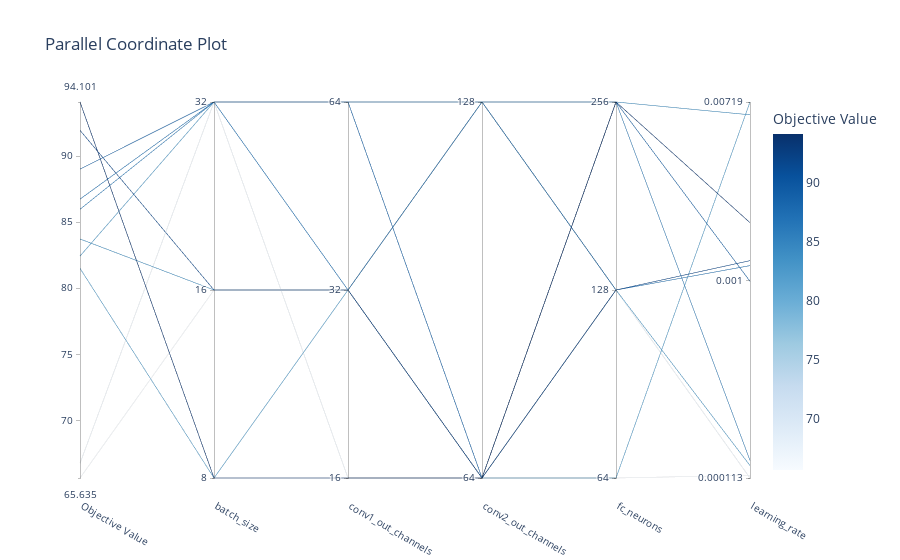

The code cell stored with this chart in its notebook:
### Code cell
fig3 = plot_parallel_coordinate(study)
fig3.show()

### Figure 1 — Plotly figure (JSON) as saved in the notebook; plotly's stock layout.template omitted (floating-point values rounded to 4 significant figures)
{"data": [{"dimensions": [{"label": "Objective Value", "range": [65.63, 94.1], "values": [94.1, 81.51, 65.63, 91.96, 83.73, 66.75, 86.75, 89.02, 82.43, 85.98]}, {"label": "batch_size", "range": [0, 2], "ticktext": ["8", "16", "32"], "tickvals": [0, 1, 2], "values": [0, 0, 1, 1, 1, 2, 2, 2, 2, 2]}, {"label": "conv1_out_channels", "range": [0, 2], "ticktext": ["16", "32", "64"], "tickvals": [0, 1, 2], "values": [0, 1, 1, 1, 1, 0, 1, 2, 2, 2]}, {"label": "conv2_out_channels", "range": [0, 1], "ticktext": ["64", "128"], "tickvals": [0, 1], "values": [0, 0, 0, 0, 1, 0, 1, 0, 1, 1]}, {"label": "fc_neurons", "range": [0, 2], "ticktext": ["64", "128", "256"], "tickvals": [0, 1, 2], "values": [2, 0, 0, 1, 2, 1, 1, 2, 1, 2]}, {"label": "learning_rate", "range": [-3.946, -2.143], "ticktext": ["0.000113", "0.001", "0.00719"], "tickvals": [-3.946, -3, -2.143], "values": [-2.722, -2.143, -3.933, -2.904, -2.205, -3.946, -2.928, -3.003, -3.886, -3.862]}], "labelangle": 30, "labelside": "bottom", "line": {"color": [94.1, 81.51, 65.63, 91.96, 83.73, 66.75, 86.75, 89.02, 82.43, 85.98], "colorbar": {"title": {"text": "Objective Value"}}, "colorscale": [[0, "rgb(247,251,255)"], [0.125, "rgb(222,235,247)"], [0.25, "rgb(198,219,239)"], [0.375, "rgb(158,202,225)"], [0.5, "rgb(107,174,214)"], [0.625, "rgb(66,146,198)"], [0.75, "rgb(33,113,181)"], [0.875, "rgb(8,81,156)"], [1, "rgb(8,48,107)"]], "reversescale": false, "showscale": true}, "type": "parcoords"}], "layout": {"title": {"text": "Parallel Coordinate Plot"}}}
